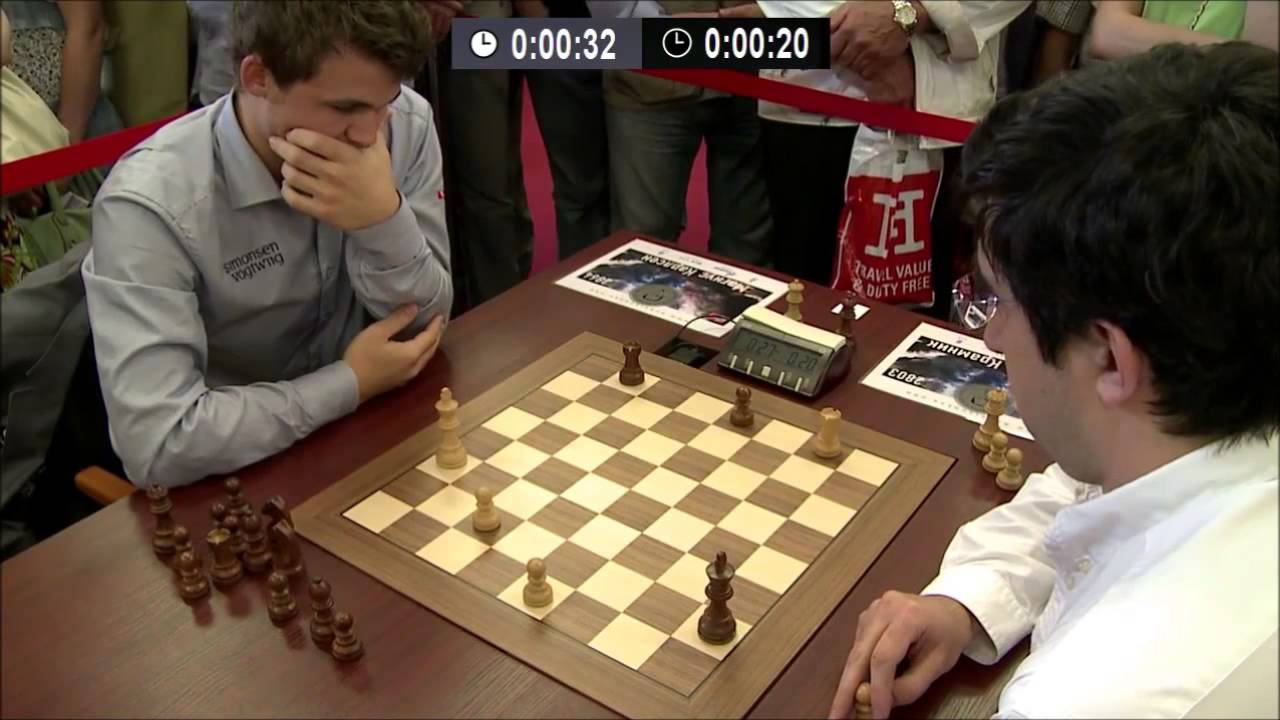
#> input picture input/12.jpg, 1280 x 720 px; its folder holds 4 pictures in this run
$ jupyter execute --allow-errors XcornerRansac.ipynb   (shell and % lines are left out)   (older library calls are emulated)
#> lines starting #> are read from the running program, lines starting #| are printed output that depends on the picture; pictures that were not available may be replaced by others from this repository, and a replacement may not be noted
### RunExportedMLOnImage.py
# coding=utf-8
import PIL.Image
import matplotlib.image as mpimg
import scipy.ndimage
import cv2 # For Sobel etc
import glob
import numpy as np
import matplotlib.pyplot as plt
import os
import time
import sys
import skvideo.io
from functools import wraps
np.set_printoptions(suppress=True, linewidth=200) # Better printing of arrays

from scipy.spatial import Delaunay

def timed(f):
  # [7 lines left out: function wrapper, not called in this run]
  return wrapper

# [8 lines of commented-out code are left out]

def getModel(export_dir='ml/model/006/1528565066'):
  from tensorflow.contrib import predictor
  return predictor.from_saved_model(export_dir, signature_def_key='predict')

# Saddle
# [124 lines left out: functions getSaddle, fast_nonmax_sup, nonmax_sup, pruneSaddle, loadImage, getFinalSaddlePoints and 3 more, not called in this run]

# [63 lines of commented-out code are left out]

### XcornerRansac.ipynb
We have a bunch of probably chess x-corners output by our ML detector. Let's do the following routine:

1. Take 4 random points, (check no 3 points are colinear, else retry) then warp them to a unity grid.
2. Count distances of each point to closest integer grid corner, sum of these will be the score.
3. Do this for an exhaustive set of random points?

The best score will likely be the correct transform to a chessboard.

[cell 1]
%pylab inline
from IPython.display import Image, display
import PIL.Image
import matplotlib.image as mpimg
import scipy.ndimage
import cv2 # For Sobel etc
import glob
import RunExportedMLOnImage

np.set_printoptions(suppress=True) # Better printing of arrays
plt.rcParams['image.cmap'] = 'jet' # Default colormap is jet

# img = PIL.Image.open('frame900.png')
# img = PIL.Image.open('input/img_35.jpg')
filenames = glob.glob('input_yt/*.jpg')
filenames.extend(glob.glob('input_yt/*.png'))
filenames.extend(glob.glob('input/*.jpg'))
filenames.extend(glob.glob('input/*.png'))
filenames.extend(glob.glob('input_bad/*.png'))
filenames.extend(glob.glob('input_bad/*.jpg'))
print(len(filenames))
filename = np.random.choice(filenames,1)[0]
print(filename)
img = PIL.Image.open(filename)
#> img is the input picture: PIL image 1280x720 RGB; mean R, G, B 108, 89.9, 73.7
if (img.size[0] > 800):
    img = img.resize([600,400])
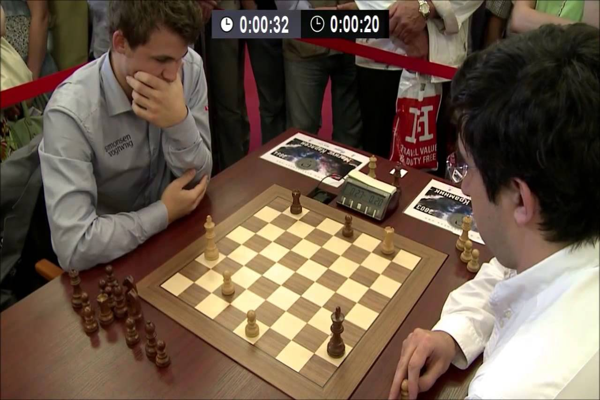
#> img: PIL image 600x400 RGB; mean R, G, B 108, 89.9, 73.7
gray = np.array(img.convert('L'))
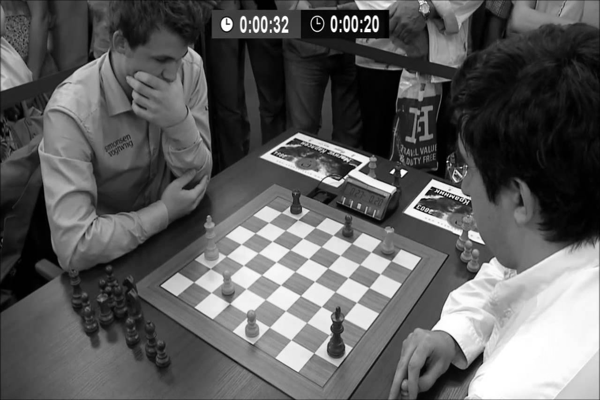
#> gray: shape (400, 600); min 0, max 255, mean 93.5

#> (the rest of this cell did not finish here and is left out)

# RANSAC to find the best 4 points signifying a chess tile.
Idea to find quads from triangles. For each triangle, the triangle that completes the quad should always be on the longest edge of the triangle and shares the two vertices of that edge. No image gradient checks needed.

[cell 2]
# Build up a list of quads from input delaunay triangles, returns an Nx4 list of indices on the points used.
def getAllQuads(tri):
    pairings = set()
    quads = []
    # Build up a list of all possible unique quads from triangle neighbor pairings.
    # In general the worst common case with a fully visible board is 6*6*2=36 triangles, each with 3 neighbor
    # so around ~100 quads.
    for i, neighbors in enumerate(tri.neighbors):
        for k in range(3): # For each potential neighbor (3, one opposing each vertex of triangle)
            nk = neighbors[k]
            if nk != -1:
                # There is a neighbor, create a quad unless it already exists in set
                pair = (i, nk)
                reverse_pair = (nk, i)
                if reverse_pair not in pairings:
                    # New pair, add and create a quad
                    pairings.add(pair)
                    b = tri.simplices[i]
                    d = tri.simplices[nk]
                    nk_vtx = (set(d) - set(b)).pop()
                    insert_mapping = [2,3,1]
                    b = np.insert(b,insert_mapping[k], nk_vtx)
                    quads.append(b)
    return np.array(quads)

#> (the rest of this cell did not finish here and is left out)

$ run again, on input/13.jpg
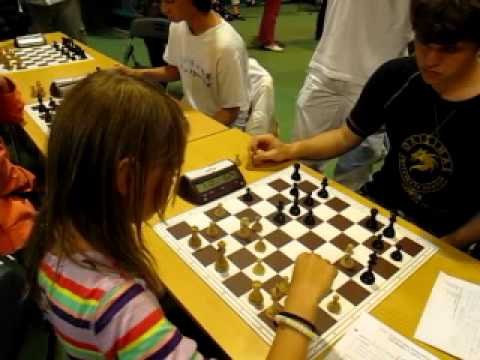
#> input picture input/13.jpg, 480 x 360 px
#> img is the input picture: PIL image 480x360 RGB; mean R, G, B 110.9, 90, 51.6
#> `gray = np.array(img.convert('L'))`:
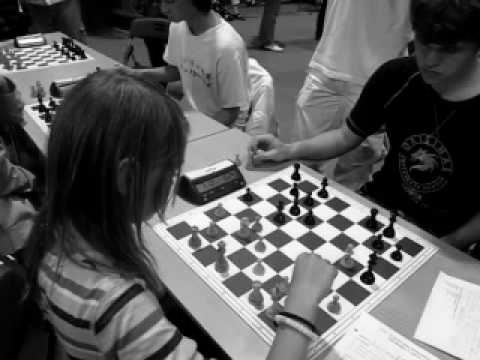
#> gray: shape (360, 480); min 0, max 253, mean 91.9
